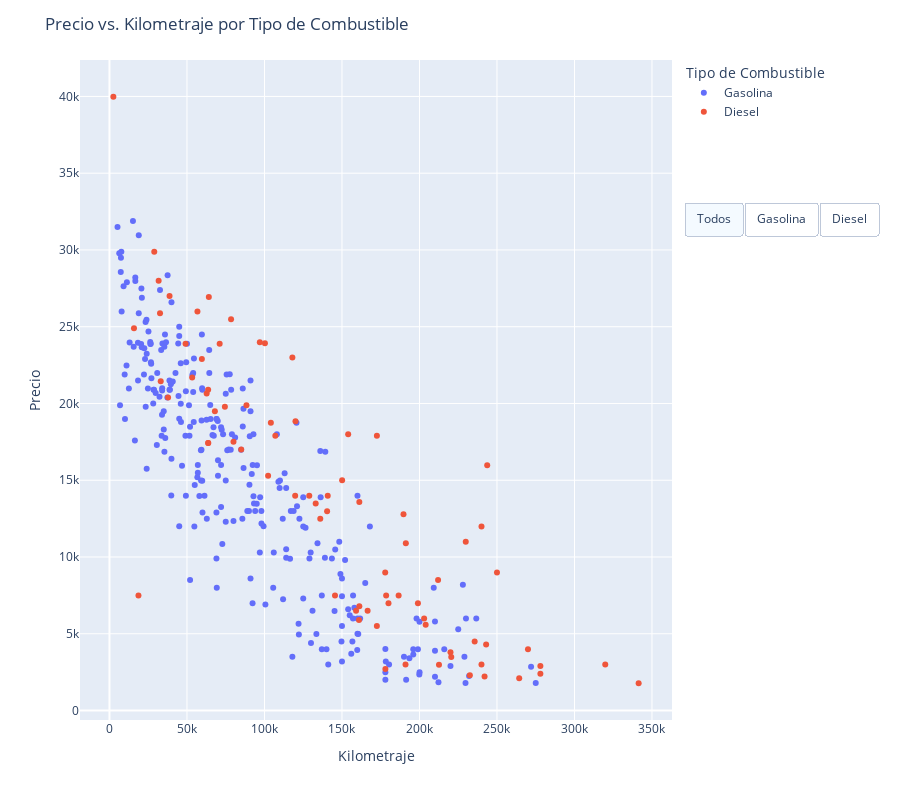

The notebook cell this image was saved under:
### Code cell
df_copy = df.copy()

# Mapping Fuel
fuel_map = {1: 'Gasolina', 0: 'Diesel'}
df_copy['Fuel'] = df_copy['Fuel'].map(fuel_map)

fig = px.scatter(df_copy, x = 'Mileage', y = 'price', color='Fuel',hover_data='power')

fuel_types = df_copy['Fuel'].unique()
buttons = []

# Botón para mostrar todos los datos
df_copy['Fuel'] = df_copy['Fuel'].astype(str)
buttons.append(dict(
    args=[{'visible': [True] * len(fig.data)}],
    label='Todos',
    method='update'
))

# Botones para cada tipo de combustible
for fuel in fuel_types:
    buttons.append(dict(
        args=[{'visible': [fuel == trace.name for trace in fig.data]}],
        label=fuel,
        method='update'
    ))

# Añadir menú de botones al gráfico
fig.update_layout(
    updatemenus=[dict(
        type="buttons",
        direction="right",
        buttons=buttons,
        pad={"r": 10, "t": 10},
        showactive=True,
        x=1.02,
        xanchor="left",
        y=0.8,
        yanchor="top"
    )]
)

# Ajustar el diseño del gráfico
fig.update_layout(
    title='Precio vs. Kilometraje por Tipo de Combustible',
    xaxis_title='Kilometraje',
    yaxis_title='Precio',
    legend_title='Tipo de Combustible',
    height = 800
)

fig.show()

### Figure 1 — Plotly figure (JSON) as saved in the notebook; plotly's stock layout.template omitted (floating-point values rounded to 4 significant figures; data arrays with more than 128 entries replaced by an {"elided": "..."} marker saying what was removed)
{"data": [{"customdata": {"elided": "274x1 int values"}, "hovertemplate": "Fuel=Gasolina<br>Mileage=%{x}<br>price=%{y}<br>power=%{customdata[0]}<extra></extra>", "legendgroup": "Gasolina", "marker": {"color": "#636efa", "symbol": "circle"}, "mode": "markers", "name": "Gasolina", "orientation": "v", "showlegend": true, "type": "scatter", "x": {"elided": "274 int values"}, "xaxis": "x", "y": {"elided": "274 int values"}, "yaxis": "y"}, {"customdata": [[150], [150], [143], [150], [143], [122], [143], [150], [122], [143], [143], [150], [143], [143], [143], [122], [150], [150], [143], [150], [150], [150], [150], [122], [150], [150], [150], [150], [150], [150], [143], [150], [150], [143], [150], [150], [122], [143], [150], [143], [143], [143], [150], [150], [150], [150], [150], [150], [150], [143], [143], [143], [150], [150], [150], [143], [150], [150], [150], [150], [150], [150], [150], [150], [150], [150], [143], [150], [150], [150], [122], [143], [150], [143], [143], [143], [143], [143]], "hovertemplate": "Fuel=Diesel<br>Mileage=%{x}<br>price=%{y}<br>power=%{customdata[0]}<extra></extra>", "legendgroup": "Diesel", "marker": {"color": "#EF553B", "symbol": "circle"}, "mode": "markers", "name": "Diesel", "orientation": "v", "showlegend": true, "type": "scatter", "x": [104115, 56759, 243000, 229850, 166543, 242000, 240000, 128900, 232500, 140818, 18700, 53350, 270000, 212581, 145500, 178011, 240020, 97000, 278000, 85000, 80000, 15800, 119800, 341400, 172532, 150100, 102343, 154000, 62700, 250000, 199000, 133050, 118004, 180000, 140400, 107000, 319852, 203000, 63658, 177893, 220500, 189692, 78441, 64100, 31720, 33060, 63692, 49074, 71084, 235605, 220000, 159089, 63692, 2500, 37802, 186552, 32600, 161200, 38754, 243700, 88379, 100292, 120000, 28897, 191200, 74456, 161200, 136000, 59600, 68000, 264344, 178500, 212000, 278000, 191000, 172500, 161000, 204000], "xaxis": "x", "y": [18750, 25990, 4300, 10996, 6500, 2222, 3000, 13990, 2299, 13990, 7500, 21695, 3990, 2980, 7490, 2700, 11990, 23990, 2399, 17000, 17500, 24900, 13990, 1777, 17900, 14999, 15300, 17990, 20650, 8990, 6990, 13490, 22990, 6990, 12980, 17900, 2999, 5990, 20900, 8990, 3490, 12790, 25490, 26930, 27990, 21450, 17420, 23890, 23890, 4499, 3800, 6500, 17420, 39980, 20390, 7499, 25879, 13590, 26995, 15980, 19890, 23930, 18850, 29890, 10890, 19790, 6800, 12500, 22890, 19500, 2100, 7500, 8500, 2900, 3000, 5500, 5900, 5590], "yaxis": "y"}], "layout": {"height": 800, "legend": {"title": {"text": "Tipo de Combustible"}, "tracegroupgap": 0}, "margin": {"t": 60}, "title": {"text": "Precio vs. Kilometraje por Tipo de Combustible"}, "updatemenus": [{"buttons": [{"args": [{"visible": [true, true]}], "label": "Todos", "method": "update"}, {"args": [{"visible": [true, false]}], "label": "Gasolina", "method": "update"}, {"args": [{"visible": [false, true]}], "label": "Diesel", "method": "update"}], "direction": "right", "pad": {"r": 10, "t": 10}, "showactive": true, "type": "buttons", "x": 1.02, "xanchor": "left", "y": 0.8, "yanchor": "top"}], "xaxis": {"anchor": "y", "domain": [0, 1], "title": {"text": "Kilometraje"}}, "yaxis": {"anchor": "x", "domain": [0, 1], "title": {"text": "Precio"}}}}
